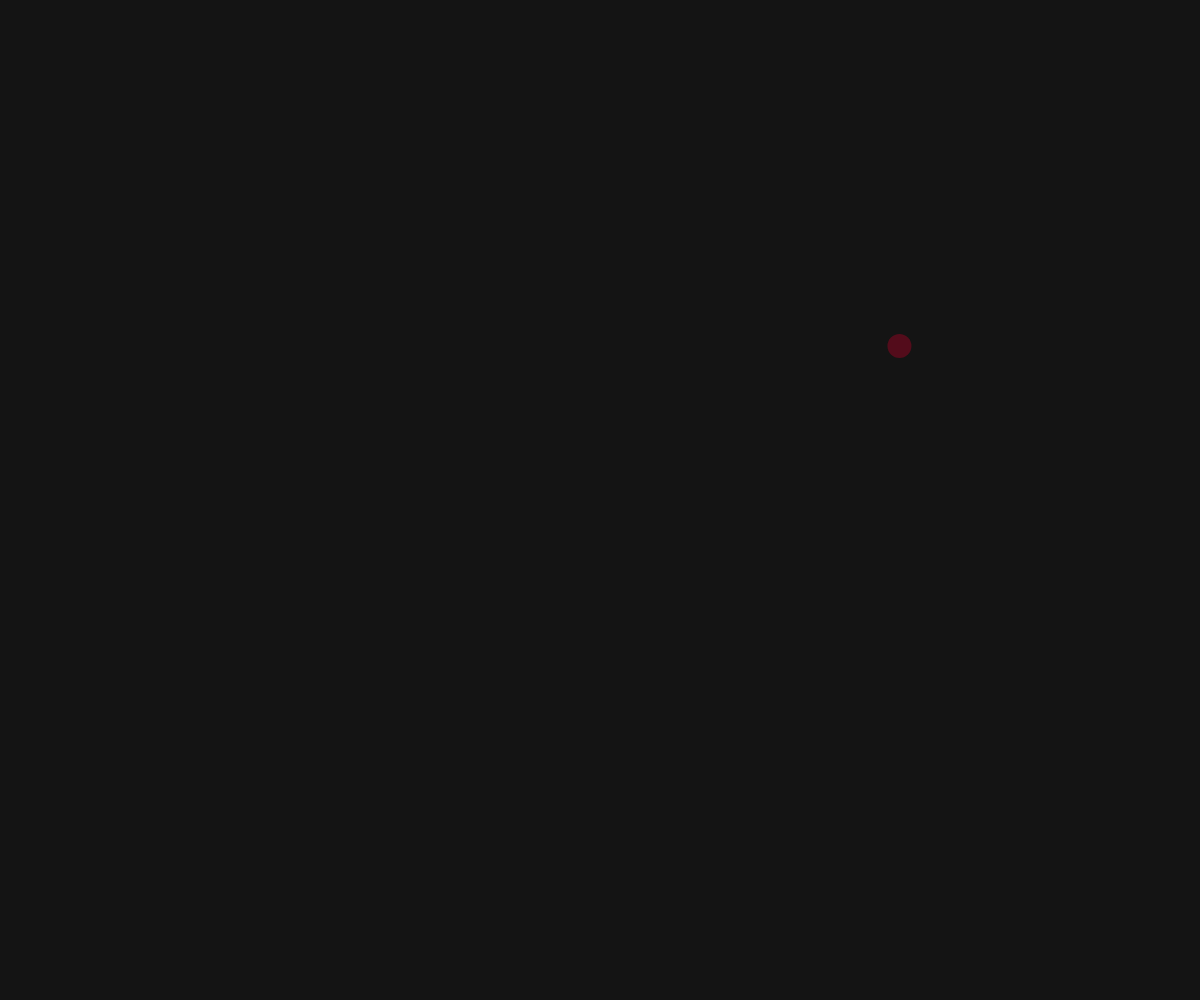
Frame 1 (no input)
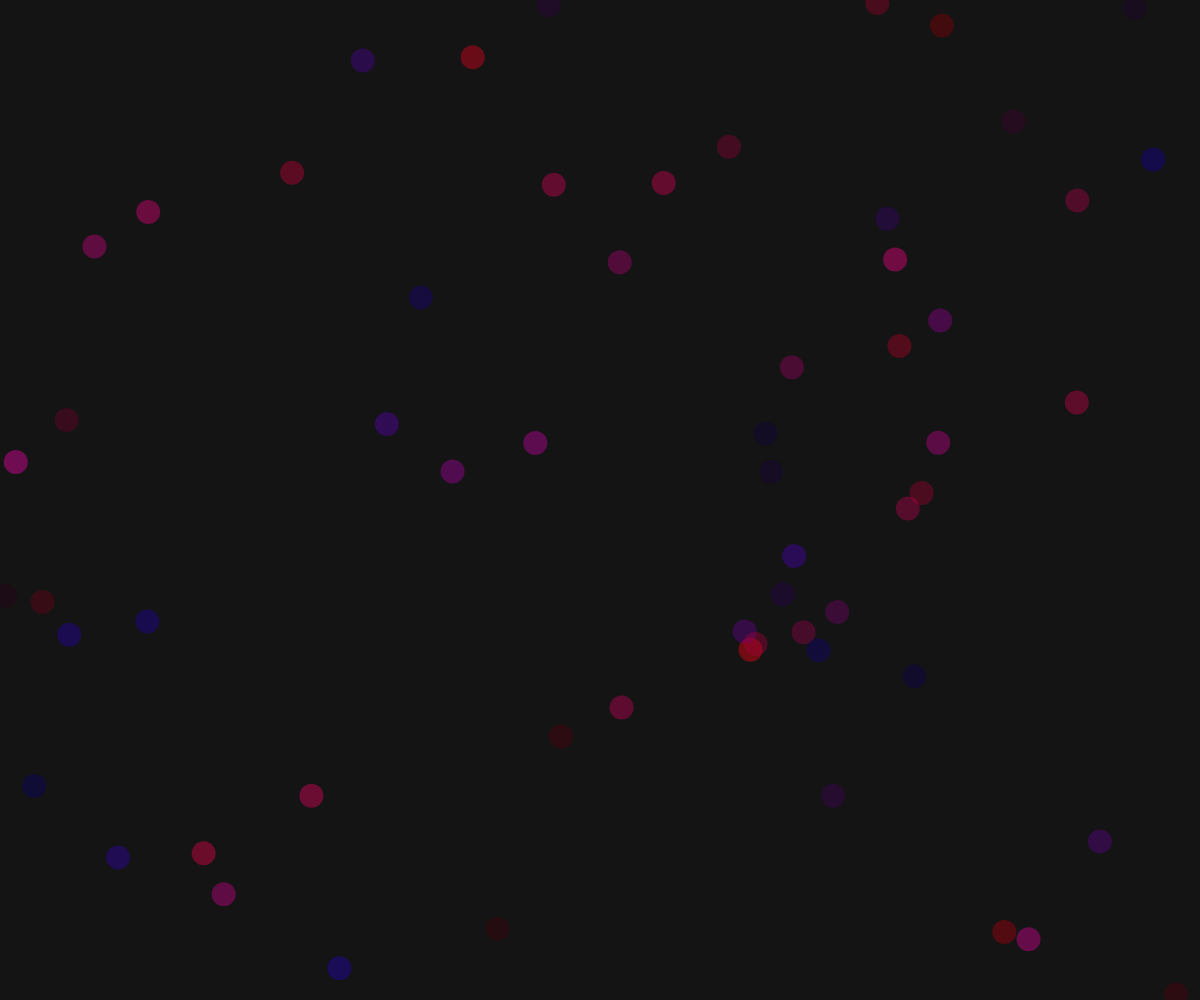
Frame 60 (no input)
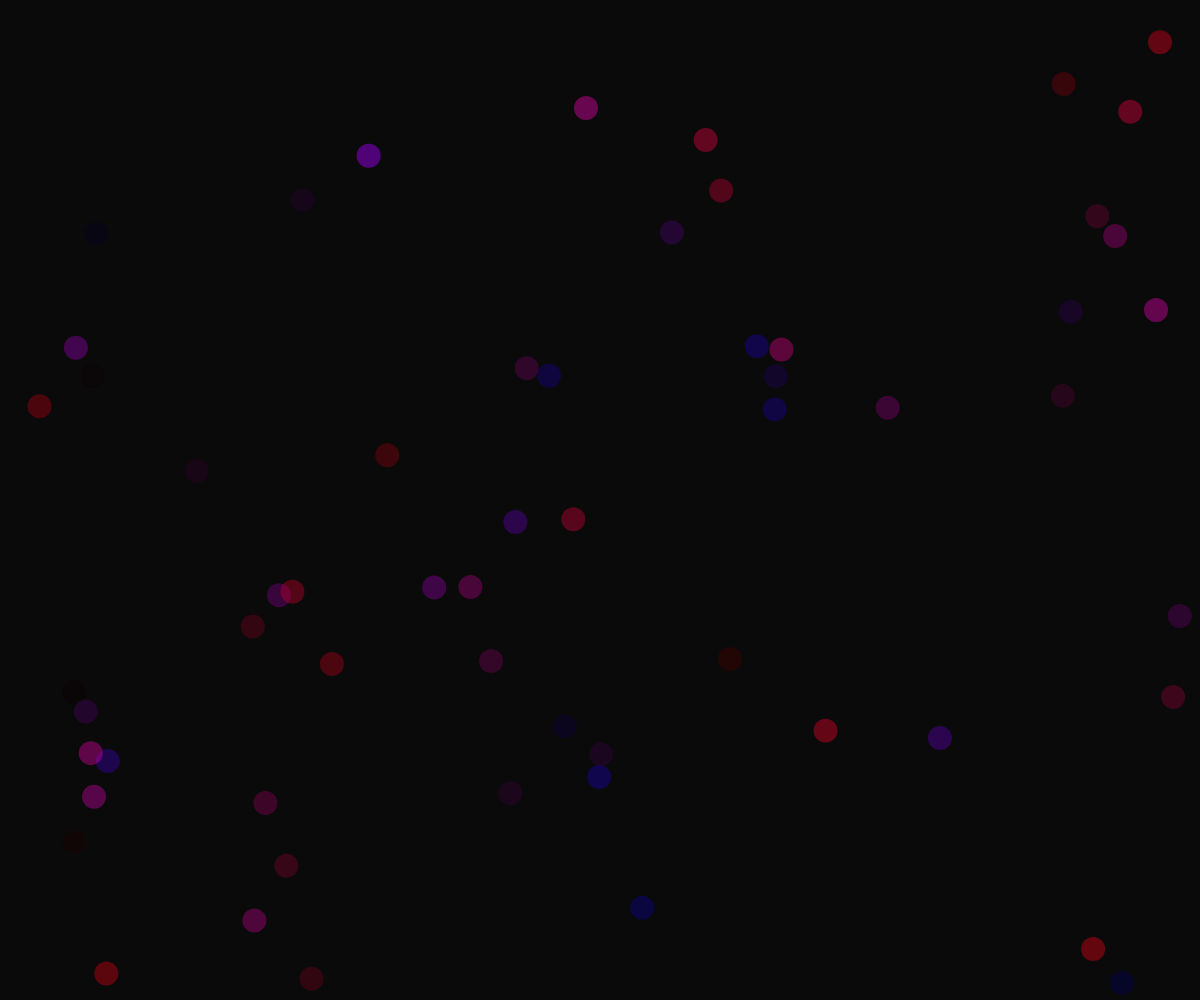
Frame 120 (the mouse pressed at the canvas centre since frame 60)

The p5.js sketch that drew these frames (run headless with seeded random() and noise() and a simulated clock; from frame 60 on, the mouse is pressed at the canvas centre):

// p5.js sketch
// ── sketch.js

var spot =
{
  x: 50,
  y: 50
}

var col =
{
  r: 255,
  g: 0,
  b: 0,
}
var black = 20;

function setup()
{
	createCanvas(windowWidth, windowHeight);
	background(black);
}

function draw()
{
	col.r = random(0,255);
	col.b = random(0,190);
	spot.x = random(0, width);
	spot.y = random(0, height);
		noStroke();

	fill(col.r,col.g,col.b,100);
	ellipse(spot.x,spot.y,24,24);

}

function mousePressed()
{
	black = black-10;
	background(black);
}
